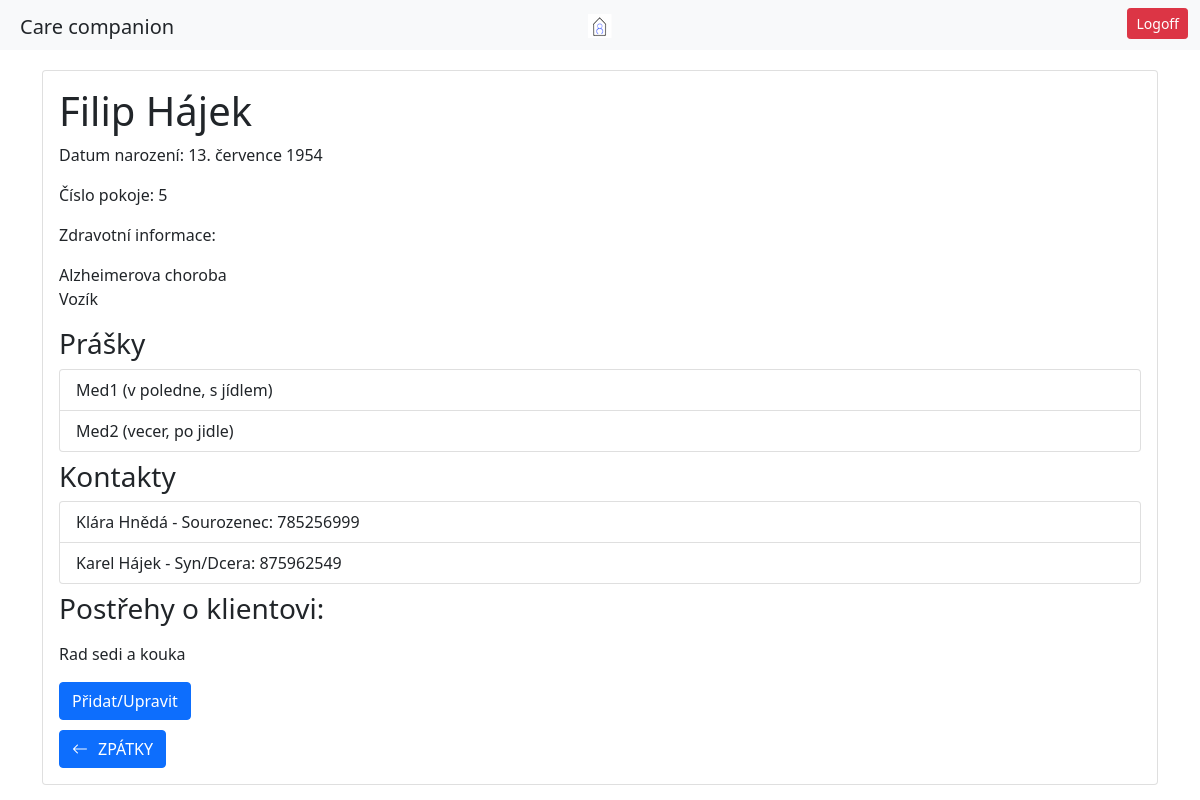
The app's page /opatrovnik/karty-klientu/Filip-Hájek/ (signed in), older data.
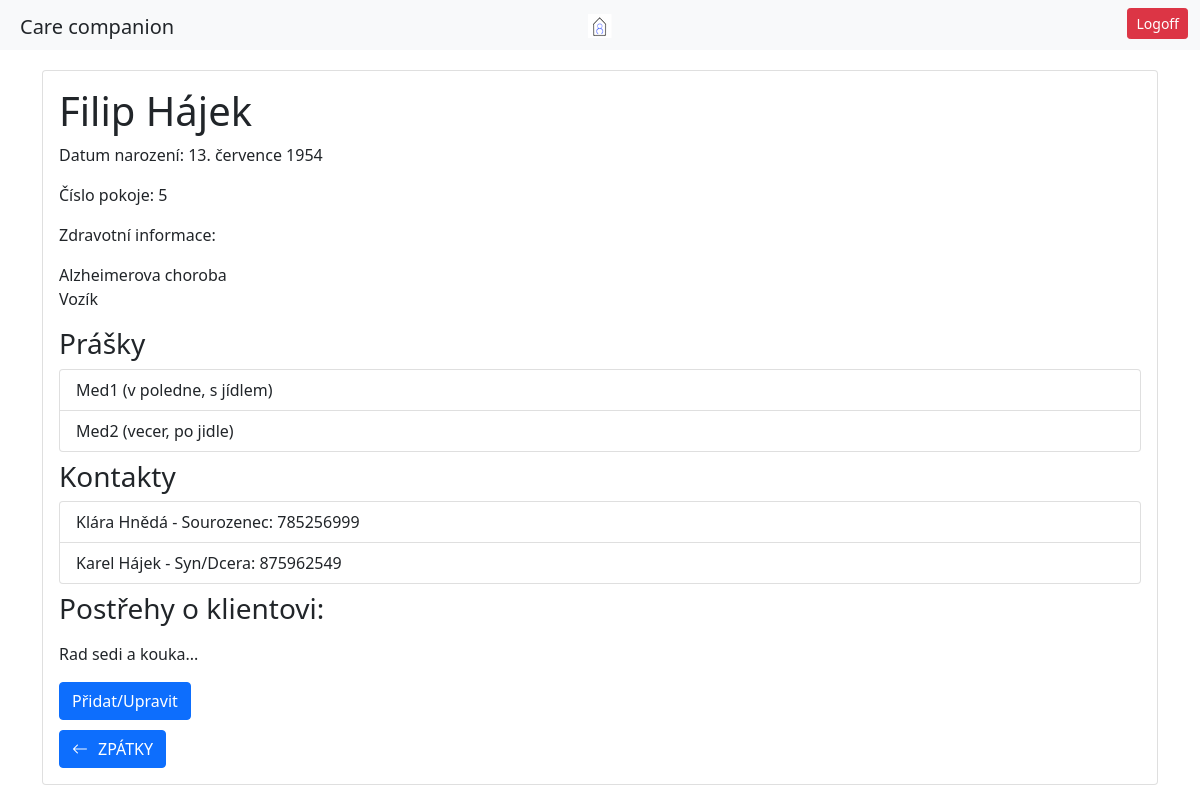
The same page, newer data.
### patient/models.py (models this page shows)
class Patient(models.Model):
    user = models.OneToOneField(User, on_delete=models.CASCADE, default='', related_name='patient_profile')
    date_of_admission = models.DateField()
    room_number = models.IntegerField()
    birthday = models.DateField()
    health_info = models.TextField()
    observations = models.TextField(blank=True, null=True)
    objects = models.Manager()
    class ContactManager(models.Manager):
        def create_contact(self, patient, relationship, name, phone_number):
            return self.create(patient=patient, relationship=relationship, name=name, phone_number=phone_number)
    class MedicationIntakeManager(models.Manager):
        def create_medication(self, patient, medication, when, how):
            return self.create(patient=patient, medication=medication, when=when, how=how)
    medications = MedicationIntakeManager()
    contacts = ContactManager()
    class ActivityManager(models.Manager):
        def create_activity(self, patient, date, time, description):
            return self.create(patient=patient, date=date, time=time, description=description)
    activities = ActivityManager()
    @property
    def first_name(self):
        return self.user.first_name
    @property
    def last_name(self):
        return self.user.last_name

class MedicationIntake(models.Model):
    medication = models.CharField(max_length=50)
    WHEN_CHOICES = (
        ('rano', 'Ráno'),
        ('v poledne', 'V poledne'),
        ('vecer', 'Večer'),
        ('v noci', 'V noci'),
        ('jine', 'Jiné'),
    )
    when = models.CharField(max_length=20, choices=WHEN_CHOICES)
    HOW_CHOICES = (
        ('pred jidlem', 'Před jídlem'),
        ('s jídlem', 'S jídlem'),
        ('po jidle', 'Po jídle'),
        ('jine', 'Jiné'),
    )
    how = models.CharField(max_length=20, choices=HOW_CHOICES)
    patient = models.ForeignKey(Patient, on_delete=models.CASCADE)

class Contact(models.Model):
    RELATIONSHIP_CHOICES = (
        ('syn/dcera', 'Syn/Dcera'),
        ('pritel/kyne', 'Přítel/kyně'),
        ('sourozenec', 'Sourozenec'),
        ('rodic', 'Rodič'),
        ('manzel/ka', 'Manžel/ka'),
        ('jini pribuzni', 'Jiní příbuzní'),
        ('jine', 'Jiné'),
    )
    relationship = models.CharField(max_length=20, choices=RELATIONSHIP_CHOICES)
    name = models.CharField(max_length=25)
    phone_number = models.IntegerField(null=True)
    patient = models.ForeignKey(Patient, on_delete=models.CASCADE)

### caregiver/decorators.py (the view)
    def _wrapped_view(request, *args, **kwargs):
        if request.user.is_authenticated:
            groups = request.user.groups.values_list('name', flat=True)
            if 'Caregivers' in groups:
                return view_func(request, *args, **kwargs)
        messages.success(request, 'Pro přístup do aplikace se přihlašte.')
        return redirect('login_user')

### caregiver/views.py (called while the page is built)
@caregiver_required
def patient_info(request, full_name_of_patient):
    first_name, last_name = full_name_of_patient.split('-')
    patient = Patient.objects.get(user__first_name=first_name, user__last_name=last_name)
    form = ObservationForm(request.POST or None, instance=patient)
    if form.is_valid():
        form.save()
        return redirect('patient_info', full_name_of_patient)
    return render(request, 'patient_info.html', {'patient': patient, 'form': form})

### caregiver/templates/patient_info.html (shortened to what this page needs)
{% extends 'base_caregiver.html' %}
{% load static %}
{% block navbar %}
     <a href="{% url 'index_caregiver' %}"><img src="{% static 'CareLogo.png' %}" alt="Italian Trulli"></a>
{% endblock %}
{% block content %}
<div class="container">
    <div class="card">
        <div class="card-body">
            <h1 class="card-title">{{ patient.first_name }} {{ patient.last_name }}</h1>
            <p class="card-text">Datum narození: {{ patient.birthday }}</p>
            <p class="card-text">Číslo pokoje: {{ patient.room_number }}</p>
            <p class="card-text">Zdravotní informace: {{ patient.health_info|linebreaks }}</p>
            <h3>Prášky</h3>
            <ul class="list-group">
                {% for medication_intake in patient.medicationintake_set.all %}
                    <li class="list-group-item">{{ medication_intake.medication }} ({{ medication_intake.when }}, {{ medication_intake.how }})</li>
                {% endfor %}
            </ul>
            <h3 class="pt-2">Kontakty</h3>
            <ul class="list-group">
                {% for contact in patient.contact_set.all %}
                    <li class="list-group-item">{{ contact.name }} - {{ contact.get_relationship_display }}: {{ contact.phone_number }}</li>
                {% endfor %}
            </ul>
            <h3 class="pt-2">Postřehy o klientovi:</h3>
            {% if not form.instance.observations %}
                <div id="current-observations" style="display: none;">
            {% else %}
                <div id="current-observations">
            {% endif %}
                <p>{{ patient.observations|linebreaks }}</p>
            </div>
            <button id="edit-observations" class="btn btn-primary" style="margin-top: 0px; margin-bottom: 10px">Přidat/Upravit</button>
            <br>
            <div class="container-fluid text-start">
                <a href="{% url 'patient_schedules' %}" class="btn btn-primary"><i class="bi bi-arrow-left" style="margin-right: 10px;"></i>ZPÁTKY</a>
            </div>
        </div>
    </div>
</div>
</div>
{% endblock %}

### caregiver/templates/base_caregiver.html (shortened to what this page needs)
<!DOCTYPE html>
<html lang="en">
<head>
  <link rel="stylesheet" href="https://stackpath.bootstrapcdn.com/bootstrap/4.5.2/css/bootstrap.min.css">
    <link href="https://cdn.jsdelivr.net/npm/bootstrap@5.0.2/dist/css/bootstrap.min.css" rel="stylesheet">
    {% load static %}
  <link href="https://cdn.jsdelivr.net/npm/bootstrap-icons/font/bootstrap-icons.css" rel="stylesheet">
    <link  rel="stylesheet" href="{% static '/caregiver/caregiver.css' %}">
</head>
<body>
    <div class="container-fluid bg-light pt-1 pb-1">
        <div class="row">
            <div class="col d-none d-md-block">
                <div class="p-1 ml-3 mt-1 navbar-brand">Care companion</div>
            </div>
            <div class="col-9 col-sm-4 text-left text-sm-center">
                <div class="p-1 mt-1 mb-1 pl-3 ml-3 ml-sm-0 text-muted">{% block navbar %}{% endblock %}</div>
            </div>
            <div class="col-3 col-sm-4 text-right">
                <div class="p-1 mr-2 text-end"><a class="btn btn-danger btn-sm" href="{% url 'logout_user' %}">Logoff</a></div>
            </div>
        </div>
    </div>
<div class="block-content">
 {% block content %}
 {% endblock %}
</body>
</html>

### static/caregiver/caregiver.css (style rules this page uses)
.container-fluid { padding-left: 0; padding-right: 0; }
div .card { margin-top: 20px; }

Row changes from the older to the newer data that the page shows:
changed Patient "Alzheimerova choroba Vozík": observations "Rad sedi a kouka" → "Rad sedi a kouka..."
